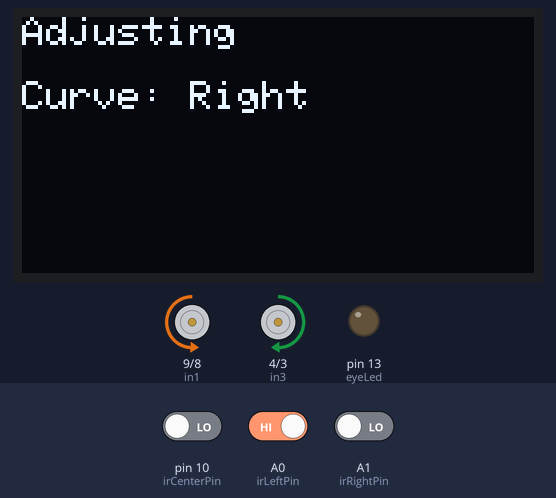
A sketch run on a simulated Arduino Uno, built with avr-gcc and run on an emulated ATmega328P. On the bench: 128×64 one-colour display, motor-driver pin pairs drawn as motors (green arrow = first pin HIGH = forward, orange = second pin HIGH = backward, longer = more drive, scaled by the enable pin), output pins drawn as LEDs (lit = HIGH). The test bench sets the inputs (shaded band); at power-on: A0 (irLeftPin) HIGH, pin 10 (irCenterPin) LOW, A1 (irRightPin) LOW. What the sketch prints to the serial monitor is not drawn.

Above: at 3.2 s.
3.3 s: A0 (irLeftPin) driven LOW
At 4.16 s:
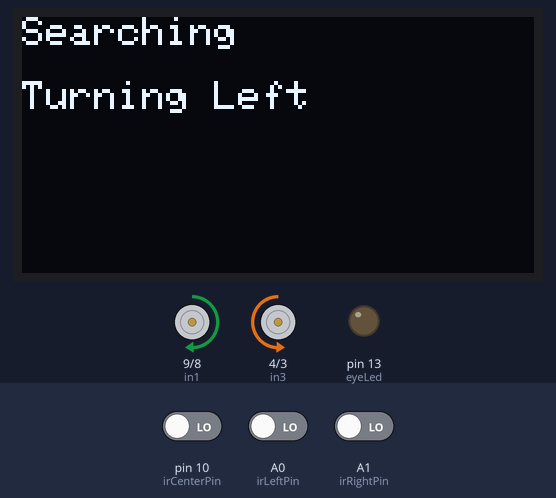
5.9 s: pin 10 (irCenterPin) driven HIGH
At 7.5 s:
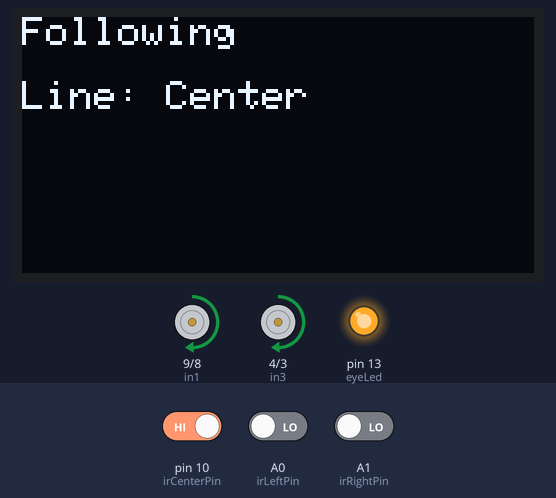
7.8 s: pin 10 (irCenterPin) driven LOW
At 8.62 s:
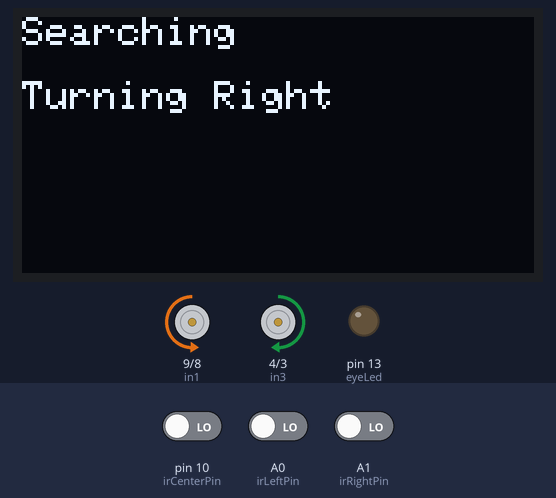
10.8 s: A1 (irRightPin) driven HIGH
At 12.4 s:
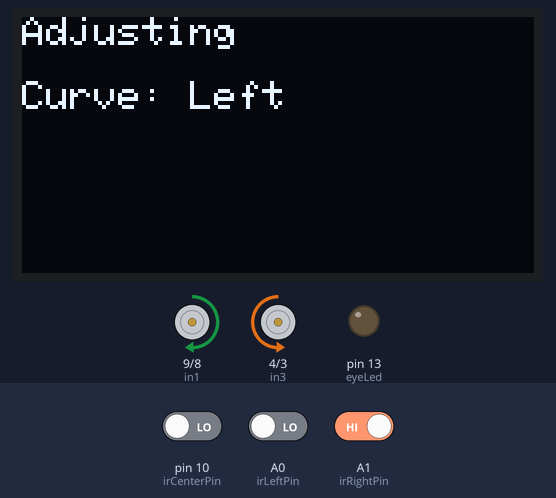
13.2 s: A1 (irRightPin) driven LOW
At 13.54 s:
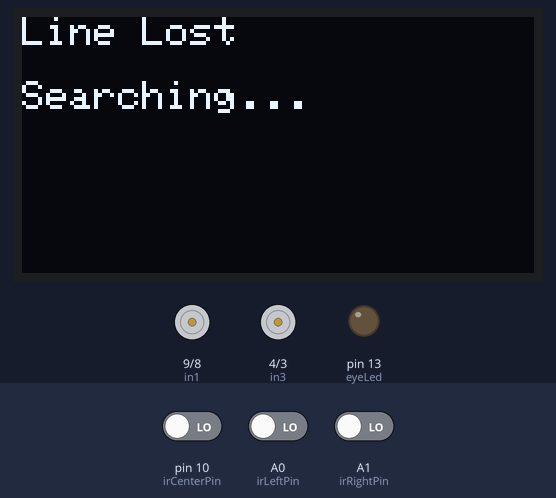
16.2 s: A0 (irLeftPin) driven HIGH
At 18.2 s:
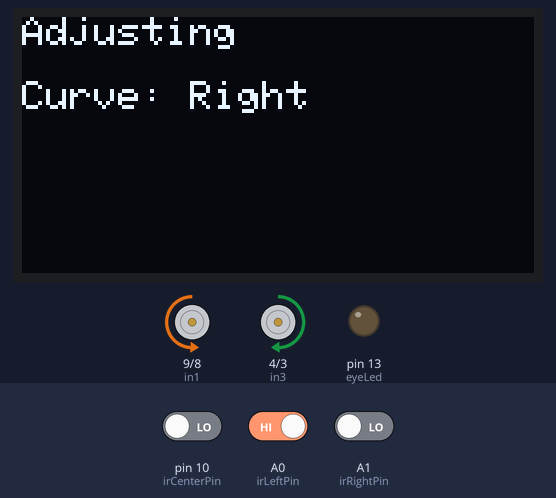
Timing chart, 0 to 19.7 s (numbered marks = the images above; inputs shaded):
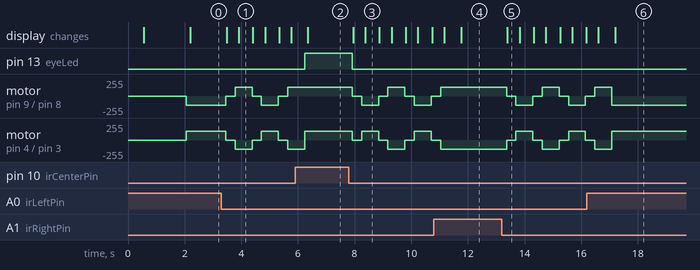

Measured:
- after the input at 5.9 s, pin 13 (eyeLed): LOW → HIGH after 0.34 s; motor on pin 9 (in1) / pin 8 (in2): stays forward 135/255 (without the input it goes to stopped after 0.34 s); the display: changes after 0.45 s (image 2)
- after the input at 7.8 s, pin 13 (eyeLed): HIGH → LOW after 0.12 s; motor on pin 9 (in1) / pin 8 (in2): forward 135/255 → stopped after 0.12 s, → backward 135/255 0.33 s later, → stopped 0.60 s later, → forward 135/255 0.33 s later, … (7 changes in this stretch)
- after the input at 10.8 s, motor on pin 9 (in1) / pin 8 (in2): goes on until 11.0 s, then stays forward 135/255; motor on pin 4 (in3) / pin 3 (in4): goes on until 11.0 s, then stays backward 135/255
- what the display in image 1 shows lasts 0.5 s, from 3.9 s to 4.4 s
- what the display in image 5 shows lasts 0.4 s, from 13.4 s to 13.8 s

The sketch:

3_ir_sensor_test.ino
```cpp
// --- Libraries ---
#include <Wire.h>                 // Communication library for I2C devices
#include <Adafruit_GFX.h>          // Graphics library for OLED displays
#include <Adafruit_SSD1306.h>      // Driver for SSD1306 OLED

// --- OLED Display Settings ---
#define SCREEN_WIDTH 128
#define SCREEN_HEIGHT 64
#define OLED_RESET -1              // No hardware reset pin used
Adafruit_SSD1306 display(SCREEN_WIDTH, SCREEN_HEIGHT, &Wire, OLED_RESET);

// --- Motor A Pins (Left Motor) ---
const int enA = 6;                 // PWM speed control for Motor A
const int in1 = 9;                 // Motor A direction control
const int in2 = 8;                 // Motor A direction control

// --- Motor B Pins (Right Motor) ---
const int enB = 5;                 // PWM speed control for Motor B
const int in3 = 4;                 // Motor B direction control
const int in4 = 3;                 // Motor B direction control

// --- LED Eye Indicator ---
const int eyeLed = 13;             // LED pin to show motion status

// --- IR Sensor Pins ---
const int irLeftPin   = A0;         // Left sensor physically right-wired
const int irCenterPin = 10;         // Center sensor
const int irRightPin  = A1;         // Right sensor physically left-wired

// --- Setup ---
void setup() {
  delay(500);                      // Small delay for voltage stabilization
  Serial.begin(9600);               // Initialize serial monitor for debugging

  // Initialize motor control pins
  pinMode(enA, OUTPUT);
  pinMode(in1, OUTPUT);
  pinMode(in2, OUTPUT);
  pinMode(enB, OUTPUT);
  pinMode(in3, OUTPUT);
  pinMode(in4, OUTPUT);

  // Initialize LED Eye
  pinMode(eyeLed, OUTPUT);

  // Initialize IR sensors
  pinMode(irLeftPin, INPUT);
  pinMode(irCenterPin, INPUT);
  pinMode(irRightPin, INPUT);

  // Initialize OLED display
  if (!display.begin(SSD1306_SWITCHCAPVCC, 0x3C)) {
    for (;;);  // Infinite loop if OLED not found
  }
  display.clearDisplay();
  display.setTextSize(1);
  display.setTextColor(SSD1306_WHITE);
  display.setCursor(0, 0);
  display.println("Robie Jr. Multi IR Ready");
  display.display();
  delay(1500);
  display.clearDisplay();

  setMotorSpeed(135, 135);          // Set initial motor speed for smooth control
}

// --- Main Loop ---
void loop() {
  // --- Read IR Sensor Values ---
  // 1 = black detected, 0 = white detected
  bool leftOnLine   = digitalRead(irRightPin);  // Swapped physically
  bool centerOnLine = digitalRead(irCenterPin);
  bool rightOnLine  = digitalRead(irLeftPin);   // Swapped physically

  // --- Debug Print ---
  Serial.print("Left: ");
  Serial.print(leftOnLine);
  Serial.print(" | Center: ");
  Serial.print(centerOnLine);
  Serial.print(" | Right: ");
  Serial.println(rightOnLine);

  // --- Line Following Decision Tree ---
  if (centerOnLine && !leftOnLine && !rightOnLine) {
    moveForward();   // Center detected, go straight
    oledStatus("Following", "Line: Center");
  }
  else if (!centerOnLine && leftOnLine && !rightOnLine) {
    turnLeft();      // Only left sees black, adjust left
    oledStatus("Adjusting", "Curve: Left");
  }
  else if (!centerOnLine && !leftOnLine && rightOnLine) {
    turnRight();     // Only right sees black, adjust right
    oledStatus("Adjusting", "Curve: Right");
  }
  else if (leftOnLine && centerOnLine && rightOnLine) {
    moveForward();   // All sensors detect black, intersection or big straight
    oledStatus("Intersection", "Moving Forward");
  }
  else if (!leftOnLine && !centerOnLine && !rightOnLine) {
    // --- Line Lost: No black detected ---
    static bool turnLeftNext = true;  // Alternates turns left/right

    stopMotors();
    oledStatus("Line Lost", "Searching...");

    delay(300);  // Pause before search attempt

    if (turnLeftNext) {
      turnLeft();
      oledStatus("Searching", "Turning Left");
    } else {
      turnRight();
      oledStatus("Searching", "Turning Right");
    }

    delay(400);    // Rotate time to scan surroundings
    turnLeftNext = !turnLeftNext;  // Alternate next search turn
  }

  delay(70);  // Short pause to improve stability
}

// --- Motor Functions ---
void setMotorSpeed(int speedA, int speedB) {
  analogWrite(enA, speedA); // Speed Motor A
  analogWrite(enB, speedB); // Speed Motor B
}

void moveForward() {
  digitalWrite(in1, HIGH); digitalWrite(in2, LOW);  // Motor A forward
  digitalWrite(in3, HIGH); digitalWrite(in4, LOW);  // Motor B forward
  digitalWrite(eyeLed, HIGH);                       // Turn on LED
  delay(80);                                        // Small movement pulse
}

void turnLeft() {
  digitalWrite(in1, HIGH); digitalWrite(in2, LOW);  // Motor A forward
  digitalWrite(in3, LOW);  digitalWrite(in4, HIGH); // Motor B backward
  digitalWrite(eyeLed, LOW);                        // LED off while turning
  delay(100);                                       // Time to turn
}

void turnRight() {
  digitalWrite(in1, LOW);  digitalWrite(in2, HIGH); // Motor A backward
  digitalWrite(in3, HIGH); digitalWrite(in4, LOW);  // Motor B forward
  digitalWrite(eyeLed, LOW);                        // LED off while turning
  delay(100);                                       // Time to turn
}

void stopMotors() {
  digitalWrite(in1, LOW); digitalWrite(in2, LOW);  // Motor A stop
  digitalWrite(in3, LOW); digitalWrite(in4, LOW);  // Motor B stop
  digitalWrite(eyeLed, LOW);                       // LED off when stopped
}

// --- OLED Display Helper ---
void oledStatus(String line1, String line2) {
  static String lastLine1 = "";  // Remember last messages
  static String lastLine2 = "";

  if (line1 != lastLine1 || line2 != lastLine2) {
    display.clearDisplay();
    display.setCursor(0, 0);
    display.println(line1);
    display.setCursor(0, 16);
    display.println(line2);
    display.display();
    lastLine1 = line1;
    lastLine2 = line2;
  }
}


// // Test to adjust IR sensor
// void setup() {
//   Serial.begin(9600);
//   pinMode(10, INPUT);
//   pinMode(A0, INPUT);
//   pinMode(A1, INPUT);

// }
//   // detects Wihte == 1
//   // detects Black == 0
// void loop() {
//   int center = digitalRead(10);
//   int right = digitalRead(A0);
//   int left = digitalRead(A1);
//   Serial.print("Left: ");
//   Serial.print(digitalRead(left));
//   Serial.print(" | Center: ");
//   Serial.print(digitalRead(center));
//   Serial.print(" | Right: ");
//   Serial.println(digitalRead(right));

//   delay(200);
// }
```
